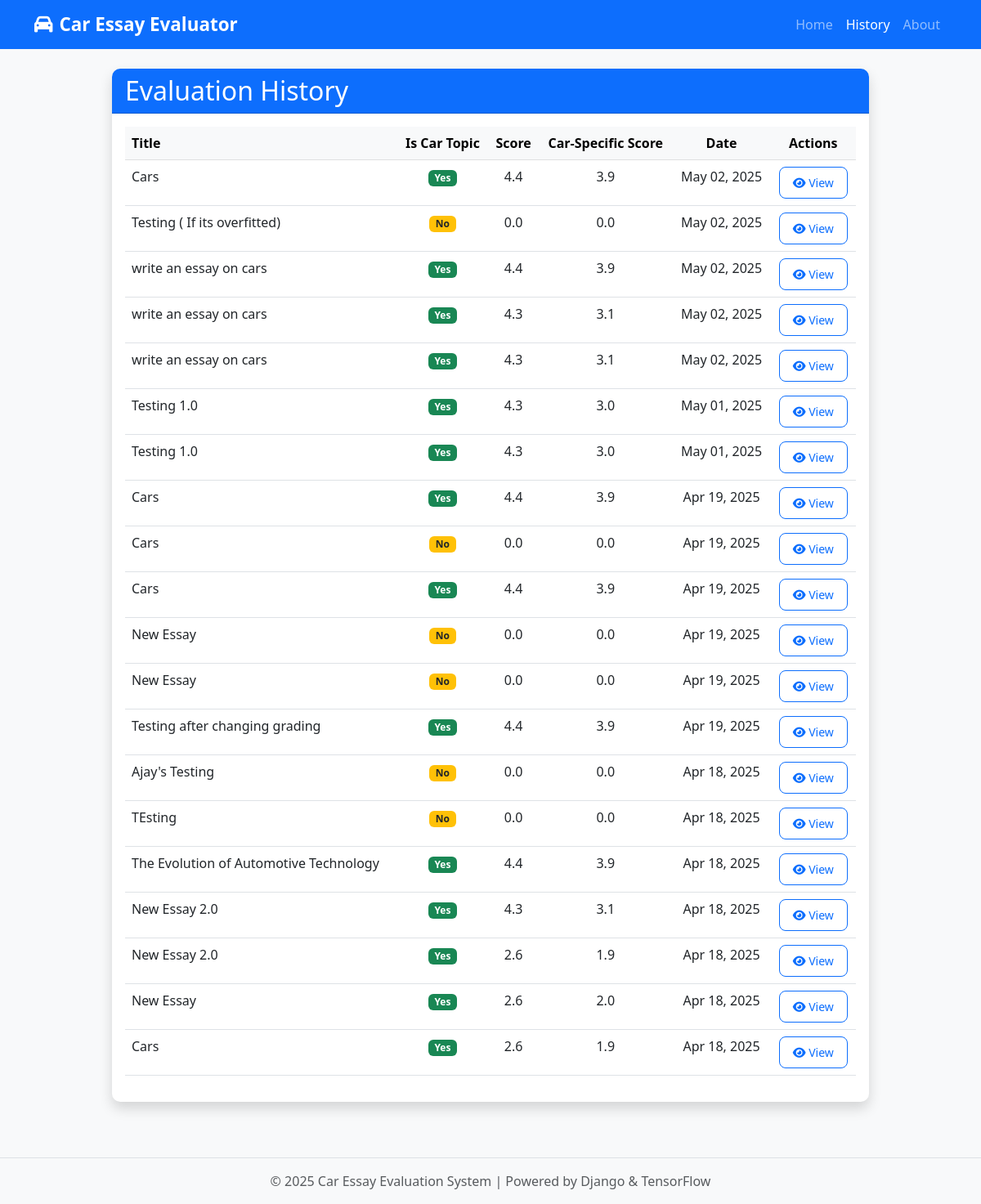
The page /history/ on the database its author committed.
### evaluator/models.py (models this page shows, shortened)
class Essay(models.Model):
    title = models.CharField(max_length=255)
    content = models.TextField()
    created_at = models.DateTimeField(auto_now_add=True)
    is_car_topic = models.BooleanField(default=False)
    car_keyword_density = models.FloatField(default=0.0)
    class Meta:
        verbose_name_plural = "Essays"
        ordering = ['-created_at']

class EssayScore(models.Model):
    essay = models.OneToOneField(Essay, on_delete=models.CASCADE, related_name='score')
    score = models.FloatField(default=0.0)
    car_specific_score = models.FloatField(default=0.0)
    analysis_data = models.JSONField(default=dict)
    created_at = models.DateTimeField(auto_now_add=True)
    class Meta:
        verbose_name_plural = "Essay Scores"
        ordering = ['-created_at']

### evaluator/views.py (the view)
# urls.py: path('history/', views.history, name='history'),
def history(request):
    essays = Essay.objects.all().order_by('-created_at')[:20]  # Limit to recent 20
    return render(request, 'evaluator/history.html', {'essays': essays})

### evaluator/templates/evaluator/history.html (shortened to what this page needs)
{% extends 'evaluator/base.html' %}
{% block content %}
<div class="row">
    <div class="col-lg-10 mx-auto">
        <div class="card shadow">
            <div class="card-header bg-primary text-white">
                <h2 class="card-title mb-0">Evaluation History</h2>
            </div>
            <div class="card-body">
                {% if essays %}
                    <div class="table-responsive">
                        <table class="table table-hover">
                            <thead class="table-light">
                                <tr>
                                    <th>Title</th>
                                    <th class="text-center">Is Car Topic</th>
                                    <th class="text-center">Score</th>
                                    <th class="text-center">Car-Specific Score</th>
                                    <th class="text-center">Date</th>
                                    <th class="text-center">Actions</th>
                                </tr>
                            </thead>
                            <tbody>
                                {% for essay in essays %}
                                <tr>
                                    <td>{{ essay.title }}</td>
                                    <td class="text-center">
                                        {% if essay.is_car_topic %}
                                            <span class="badge bg-success">Yes</span>
                                        {% else %}
                                            <span class="badge bg-warning text-dark">No</span>
                                        {% endif %}
                                    </td>
                                    <td class="text-center">
                                        {% if essay.score %}
                                            {{ essay.score.score|floatformat:1 }}
                                        {% else %}
                                            N/A
                                        {% endif %}
                                    </td>
                                    <td class="text-center">
                                        {% if essay.score %}
                                            {{ essay.score.car_specific_score|floatformat:1 }}
                                        {% else %}
                                            N/A
                                        {% endif %}
                                    </td>
                                    <td class="text-center">{{ essay.created_at|date:"M d, Y" }}</td>
                                    <td class="text-center">
                                        <a href="{% url 'evaluator:results' essay.id %}" class="btn btn-sm btn-outline-primary">
                                            <i class="fas fa-eye"></i> View
                                        </a>
                                    </td>
                                </tr>
                                {% endfor %}
                            </tbody>
                        </table>
                    </div>
                {% else %}
                    <div class="alert alert-info">
                        <i class="fas fa-info-circle me-2"></i>
                        No essays have been evaluated yet. <a href="{% url 'evaluator:home' %}" class="alert-link">Submit an essay</a> to get started.
                    </div>
                {% endif %}
            </div>
        </div>
    </div>
</div>
{% endblock %}

### evaluator/templates/evaluator/base.html (shortened to what this page needs)
<!DOCTYPE html>
<html lang="en">
<head>
    <link href="https://cdn.jsdelivr.net/npm/bootstrap@5.3.0/dist/css/bootstrap.min.css" rel="stylesheet">
    <link href="https://cdnjs.cloudflare.com/ajax/libs/font-awesome/6.4.0/css/all.min.css" rel="stylesheet">
    {% load static %}
    <link rel="stylesheet" href="{% static 'css/style.css' %}">
</head>
<body>
    <nav class="navbar navbar-expand-lg navbar-dark bg-primary">
        <div class="container">
            <a class="navbar-brand" href="{% url 'evaluator:home' %}">
                <i class="fas fa-car me-2"></i>Car Essay Evaluator
            </a>
            <div class="collapse navbar-collapse" id="navbarNav">
                <ul class="navbar-nav ms-auto">
                    <li class="nav-item">
                        <a class="nav-link {% if request.resolver_match.url_name == 'home' %}active{% endif %}"
                           href="{% url 'evaluator:home' %}">Home</a>
                    </li>
                    <li class="nav-item">
                        <a class="nav-link {% if request.resolver_match.url_name == 'history' %}active{% endif %}"
                           href="{% url 'evaluator:history' %}">History</a>
                    </li>
                    <li class="nav-item">
                        <a class="nav-link {% if request.resolver_match.url_name == 'about' %}active{% endif %}"
                           href="{% url 'evaluator:about' %}">About</a>
                    </li>
                </ul>
            </div>
        </div>
    </nav>
    <div class="container mt-4 mb-5">
        {% block content %}{% endblock %}
    </div>
    <footer class="footer mt-auto py-3 bg-light">
        <div class="container text-center">
            <span class="text-muted">© {% now "Y" %} Car Essay Evaluation System | Powered by Django & TensorFlow</span>
        </div>
    </footer>
</body>
</html>

### evaluator/static/css/style.css (style rules this page uses)
body { background-color: #f8f9fa; font-family: 'Segoe UI', Tahoma, Geneva, Verdana, sans-serif; }
.navbar-brand { font-weight: bold; font-size: 1.4rem; }
.card { border-radius: 10px; overflow: hidden; margin-bottom: 20px; border: none; box-shadow: 0 0.125rem 0.25rem rgba(0, 0, 0, 0.075); }
.card-header { font-weight: bold; }
.btn { border-radius: 8px; padding: 0.5rem 1rem; }
.footer { background-color: #f8f9fa; border-top: 1px solid #dee2e6; padding: 1.5rem 0; margin-top: 2rem; }

### rows shown on the page
Essay: title "Cars", is_car_topic "Yes", score.score "4.4", score.car_specific_score "3.9", created_at "May 02, 2025"
Essay: title "Testing ( If its overfitted)", is_car_topic "No", score.score "0.0", score.car_specific_score "0.0", created_at "May 02, 2025"
Essay: title "write an essay on cars", is_car_topic "Yes", score.score "4.4", score.car_specific_score "3.9", created_at "May 02, 2025"
Essay: title "write an essay on cars", is_car_topic "Yes", score.score "4.3", score.car_specific_score "3.1", created_at "May 02, 2025"
Essay: title "write an essay on cars", is_car_topic "Yes", score.score "4.3", score.car_specific_score "3.1", created_at "May 02, 2025"
Essay: title "Testing 1.0", is_car_topic "Yes", score.score "4.3", score.car_specific_score "3.0", created_at "May 01, 2025"
Essay: title "Testing 1.0", is_car_topic "Yes", score.score "4.3", score.car_specific_score "3.0", created_at "May 01, 2025"
Essay: title "Cars", is_car_topic "Yes", score.score "4.4", score.car_specific_score "3.9", created_at "Apr 19, 2025"
Essay: title "Cars", is_car_topic "No", score.score "0.0", score.car_specific_score "0.0", created_at "Apr 19, 2025"
Essay: title "Cars", is_car_topic "Yes", score.score "4.4", score.car_specific_score "3.9", created_at "Apr 19, 2025"
Essay: title "New Essay", is_car_topic "No", score.score "0.0", score.car_specific_score "0.0", created_at "Apr 19, 2025"
Essay: title "New Essay", is_car_topic "No", score.score "0.0", score.car_specific_score "0.0", created_at "Apr 19, 2025"
Essay: title "Testing after changing grading", is_car_topic "Yes", score.score "4.4", score.car_specific_score "3.9", created_at "Apr 19, 2025"
Essay: title "Ajay's Testing", is_car_topic "No", score.score "0.0", score.car_specific_score "0.0", created_at "Apr 18, 2025"
Essay: title "TEsting", is_car_topic "No", score.score "0.0", score.car_specific_score "0.0", created_at "Apr 18, 2025"
Essay: title "The Evolution of Automotive Technology", is_car_topic "Yes", score.score "4.4", score.car_specific_score "3.9", created_at "Apr 18, 2025"
Essay: title "New Essay 2.0", is_car_topic "Yes", score.score "4.3", score.car_specific_score "3.1", created_at "Apr 18, 2025"
Essay: title "New Essay 2.0", is_car_topic "Yes", score.score "2.6", score.car_specific_score "1.9", created_at "Apr 18, 2025"
Essay: title "New Essay", is_car_topic "Yes", score.score "2.6", score.car_specific_score "2.0", created_at "Apr 18, 2025"
Essay: title "Cars", is_car_topic "Yes", score.score "2.6", score.car_specific_score "1.9", created_at "Apr 18, 2025"
